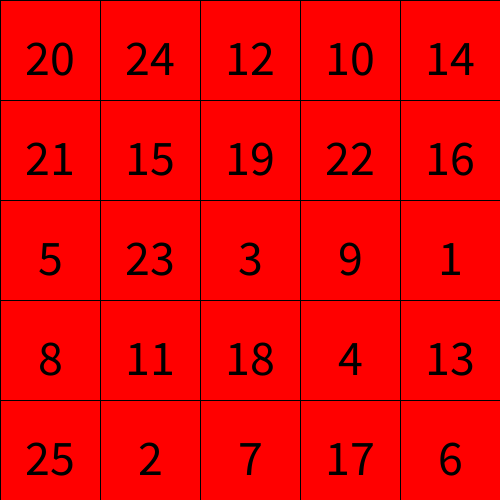
Frame 1 (no input)
Frame 60 (the mouse pressed at the canvas centre just before this capture): identical to frame 1, image omitted
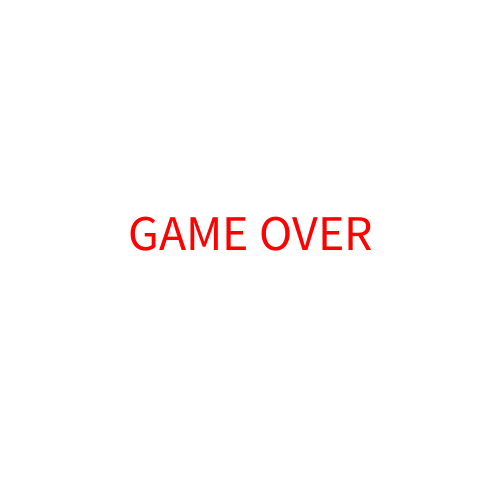
Frame 120 (the mouse held since frame 60 and released just before this capture)

The Processing sketch that drew these frames (run headless with seeded random() and noise(); from frame 60 on, the mouse is pressed at the canvas centre):

// Processing sketch: countup
// ── countup.pde
PVector[] tiles = new PVector[25];
int[] nums = new int[25];
int[] status = new int[25];
int count = 1;
float time = 0;
boolean over = false;
boolean finish = false;
void setup() {
  size(500,500);
  textSize(50);
  textAlign(CENTER);
  rectMode(CENTER);

  for (int i=0; i<25; i++) {
    tiles[i] = new PVector(50+i%5*100,50+i/5*100);
    nums[i] = i+1;
  }

  for (int i=1; i<25; i++) {
    int n = int(random(i+1));
    int temp = nums[i];
    nums[i] = nums[n];
    nums[n] = temp;
  }
}

void draw() {
  background(255);

  if (over) {
    fill(255,0,0);
    text("GAME OVER",width/2,height/2);
    return;
  }
  if (finish) {
    fill(255,128,0);
    text("FINISH",width/2,height/2);
    text(time,width/2,height/2+50);
    return;
  }

  for (int i=0; i<25; i++) {
    if (status[i] == 0)
      fill(255,0,0);
    else
      fill(255);
    rect(tiles[i].x,tiles[i].y,100,100);
    fill(0);
    text(nums[i],tiles[i].x,tiles[i].y+25);
  }

  time = frameCount / 60.0;
}

void mousePressed() {
  float x = mouseX;
  float y = mouseY;
  for (int i=0; i<25; i++) {
    if (tiles[i].x-50<x && x<tiles[i].x+50
        && tiles[i].y-50<y && y<tiles[i].y+50) {
      if (nums[i] == count) {
        status[i] = 1;
        if (count == 25)
          finish = true;
        count += 1;
      } else {
        over = true;
      }
    }
  }
}
